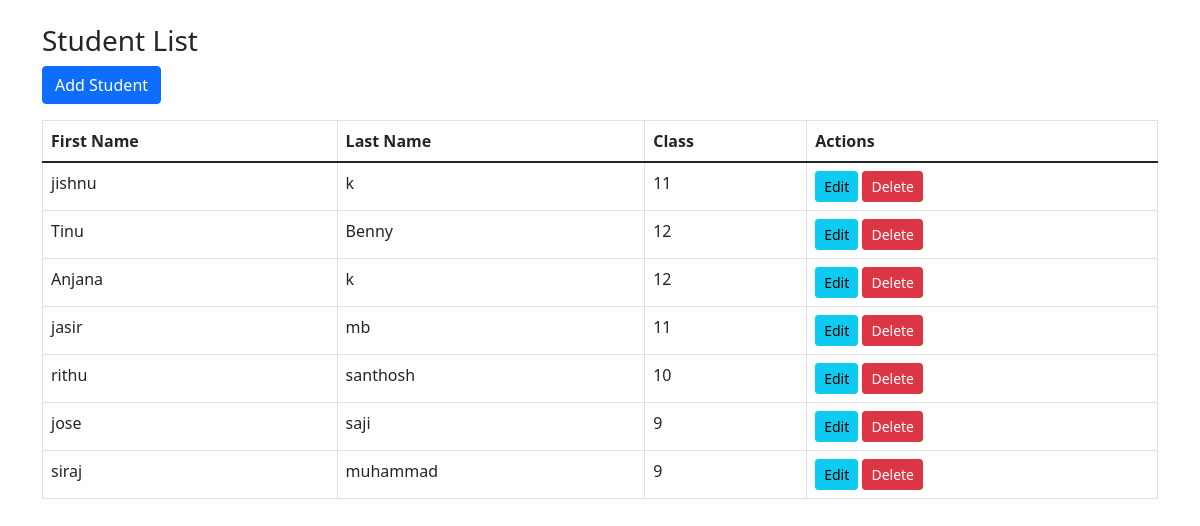
/students/ (signed in), run on the app's committed database.
### core/models.py (models this page shows, shortened)
class Student(models.Model):
    first_name = models.CharField(max_length=50)
    last_name = models.CharField(max_length=50)
    class_name = models.CharField(max_length=20)
    roll_number = models.IntegerField()

### core/views.py (the view)
# urls.py: path('students/', StudentListView.as_view(), name='student_list'),
class StudentListView(LoginRequiredMixin, ListView):
    model = Student
    template_name = 'student_list.html'
    context_object_name = 'students'
    paginate_by = 10
    def get_queryset(self):
        return Student.objects.all()

### core/templates/student_list.html (shortened to what this page needs)
<!DOCTYPE html>
<html lang="en">
<head>
    <link href="https://cdn.jsdelivr.net/npm/bootstrap@5.1.3/dist/css/bootstrap.min.css" rel="stylesheet">
</head>
<body>
    <div class="container mt-4">
        <h3>Student List</h3>
        <a href="{% url 'add_student' %}" class="btn btn-primary mb-3">Add Student</a>
        <table class="table table-bordered">
            <thead>
                <tr>
                    <th>First Name</th>
                    <th>Last Name</th>
                    <th>Class</th>
                    <th>Actions</th>
                </tr>
            </thead>
            <tbody>
                {% for student in students %}
                <tr>
                    <td>{{ student.first_name }}</td>
                    <td>{{ student.last_name }}</td>
                    <td>{{ student.class_name }}</td>
                    <td>
                        <a href="{% url 'edit_student' student.id %}" class="btn btn-sm btn-info">Edit</a>
                        <a href="{% url 'delete_student' student.id %}" class="btn btn-sm btn-danger">Delete</a>
                    </td>
                </tr>
                {% endfor %}
            </tbody>
        </table>
    </div>
</body>
</html>

### data on the page
Student: first_name "jishnu", last_name "k", class_name "11"
Student: first_name "Tinu", last_name "Benny", class_name "12"
Student: first_name "Anjana", last_name "k", class_name "12"
Student: first_name "jasir", last_name "mb", class_name "11"
Student: first_name "rithu", last_name "santhosh", class_name "10"
Student: first_name "jose", last_name "saji", class_name "9"
Student: first_name "siraj", last_name "muhammad", class_name "9"
